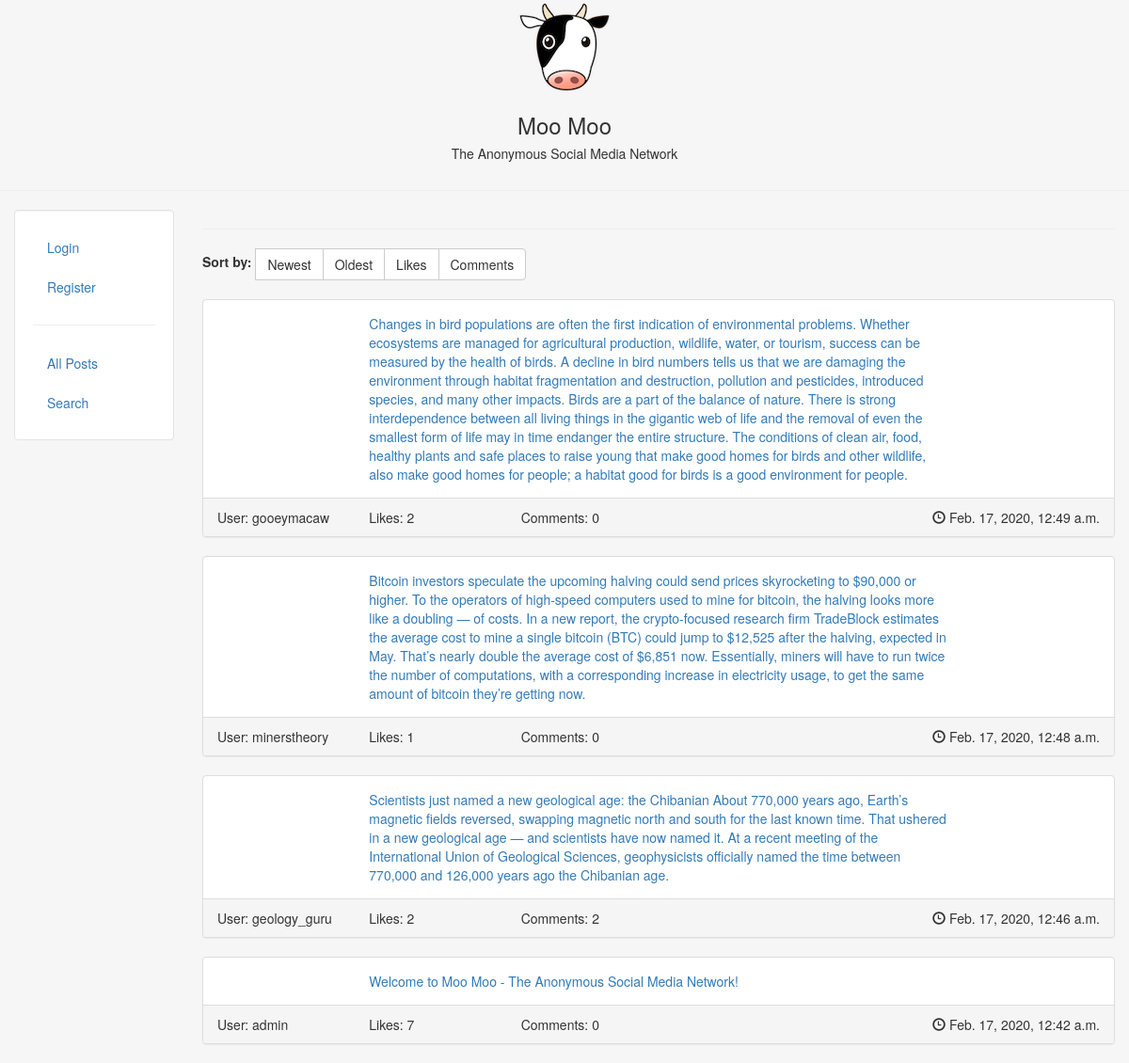
The page / on the database its author committed.
### myapp/models.py (models this page shows, shortened)
class Post(models.Model):
    user = models.ForeignKey(User, on_delete=models.CASCADE)
    body = models.TextField(max_length=200, blank=False)
    date = models.DateTimeField(auto_now_add=True, blank=True)
    votes = models.IntegerField(default=0)
    comments = models.IntegerField(default=0)

### myapp/views.py (the view, shortened to what this page needs)
# urls.py: url(r'^$', views.home, name='home'),
def home(request):
    form = PostForm()
    sort = '-date' # descending is default
    posts = Post.objects.all().order_by(sort)
    args = {'form': form, 'posts': posts}
    return render(request, 'home.html', args)

### myapp/templates/home.html (shortened to what this page needs)
{% extends "base.html" %}
{% block content %}
    <hr>
    <form method="POST">
        <label>Sort by: </label>
        <div class="btn-group" role="group" aria-label="sort">
            <button class="btn btn-default" name="newest">Newest</button>
            <button class="btn btn-default" name="oldest">Oldest</button>
            <button class="btn btn-default" name="likes">Likes</button>
            <button class="btn btn-default" name="comments">Comments</button>
        </div>
    </form>
    <br>
    {% for post in posts %}
        <div class="panel panel-default">
            <div class="panel-body">
                <div class="row">
                    <div class="col-md-2">
                    </div>
                    <div class="col-md-8">
                        <a href="{{ post.pk }}">{{ post.body }}</a>
                    </div>
                    <div class="col-md-2">
                    </div>
                </div>
            </div>
            <div class="panel-footer">
                <div class="row">
                    <div class="col-sm-2">
                        User: {{ post.user }}
                    </div>
                    <div class="col-sm-2">
                        Likes: {{ post.votes }}
                    </div>
                    <div class="col-sm-2">
                        Comments: {{ post.comments }}
                    </div>
                    <div class="col-sm-6 text-right">
                        <i class="glyphicon glyphicon-time"></i>
                        {{ post.date }}
                    </div>
                </div>
            </div>
        </div>
    {% endfor %}
{% endblock %}

### myapp/templates/base.html (shortened to what this page needs)
<!DOCTYPE html>
<html lang="en">
<head>
    {% load staticfiles %}
    <link rel="stylesheet" href="{% static 'css/bootstrap.min.css' %}" type="text/css">
    <link rel="stylesheet" href="{% static 'css/custom.css' %}" type="text/css">
</head>
<body class="body" style="background-color: #f6f6f6">
<header>
    <div class="container-fluid">
        <div class="row">
            <div class="col-sm-12" style="text-align: center">
                <img src="{% static 'img/logo.png' %}" class="responsive-img" style="display: block; margin: 0 auto;"
                     alt="logo">
                <h3>Moo Moo</h3>
                <h5>The Anonymous Social Media Network</h5>
            </div>
        </div>
    </div>
</header>
<hr>
<main>
    <div class="container-fluid">
        <div class="row">
            <div class="col-sm-2">
                <div class="well bs-sidebar" style="background-color:#fff">
                    <ul class="nav nav-pills nav-stacked">
                        {% if user.is_authenticated %}
                            <li><a href="/profile" class="nav nav-tabs nav-justified">Profile</a></li>
                            <li><a href="/logout" class="nav nav-tabs nav-justified">Logout</a></li>
                        {% else %}
                            <li><a href="/login" class="nav nav-tabs nav-justified">Login</a></li>
                            <li><a href="/register" class="nav nav-tabs nav-justified">Register</a></li>
                        {% endif %}
                        <hr>
                        <li><a href="/">All Posts</a></li>
                        <li><a href="/search">Search</a></li>
                    </ul>
                </div>
            </div>
            <div class="col-sm-10">
                {% block content %}
                {% endblock %}
            </div>
        </div>
    </div>
</main>
</body>
</html>

### rows shown on the page
Post: body "Changes in bird populations are often the first indication of environmental problems. Whether ecosystems are managed for agricultural production, wildlife, water, or tourism, success can be measured by the health of birds. A decline in bird numbers tells us that we are damaging the environment through habitat fragmentation and destruction, pollution and pesticides, introduced species, and many other impacts. Birds are a part of the balance of nature. There is strong interdependence between all living things in the gigantic web of life and the removal of even the smallest form of life may in time endanger the entire structure. The conditions of clean air, food, healthy plants and safe places…", user "gooeymacaw", votes "2", comments "0", date "Feb. 17, 2020, 12:49 a.m."
Post: body "Bitcoin investors speculate the upcoming halving could send prices skyrocketing to $90,000 or higher. To the operators of high-speed computers used to mine for bitcoin, the halving looks more like a doubling — of costs. In a new report, the crypto-focused research firm TradeBlock estimates the average cost to mine a single bitcoin (BTC) could jump to $12,525 after the halving, expected in May. That’s nearly double the average cost of $6,851 now. Essentially, miners will have to run twice the number of computations, with a corresponding increase in electricity usage, to get the same amount of bitcoin they’re getting now.", user "minerstheory", votes "1", comments "0", date "Feb. 17, 2020, 12:48 a.m."
Post: body "Scientists just named a new geological age: the Chibanian About 770,000 years ago, Earth’s magnetic fields reversed, swapping magnetic north and south for the last known time. That ushered in a new geological age — and scientists have now named it. At a recent meeting of the International Union of Geological Sciences, geophysicists officially named the time between 770,000 and 126,000 years ago the Chibanian age.", user "geology_guru", votes "2", comments "2", date "Feb. 17, 2020, 12:46 a.m."
Post: body "Welcome to Moo Moo - The Anonymous Social Media Network!", user "admin", votes "7", comments "0", date "Feb. 17, 2020, 12:42 a.m."
